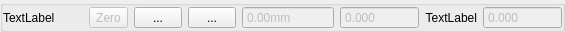
<?xml version="1.0" encoding="UTF-8"?>
<ui version="4.0">
 <class>Joint</class>
 <widget class="QWidget" name="Joint">
  <property name="geometry">
   <rect>
    <x>0</x>
    <y>0</y>
    <width>557</width>
    <height>32</height>
   </rect>
  </property>
  <property name="windowTitle">
   <string>Form</string>
  </property>
  <layout class="QHBoxLayout" name="horizontalLayout">
   <property name="spacing">
    <number>0</number>
   </property>
   <property name="leftMargin">
    <number>0</number>
   </property>
   <property name="topMargin">
    <number>0</number>
   </property>
   <property name="rightMargin">
    <number>0</number>
   </property>
   <property name="bottomMargin">
    <number>0</number>
   </property>
   <item>
    <widget class="QGroupBox" name="groupBox">
     <property name="title">
      <string/>
     </property>
     <layout class="QGridLayout" name="gridLayout">
      <property name="leftMargin">
       <number>0</number>
      </property>
      <property name="topMargin">
       <number>0</number>
      </property>
      <property name="rightMargin">
       <number>0</number>
      </property>
      <property name="bottomMargin">
       <number>0</number>
      </property>
      <item row="0" column="3">
       <widget class="QToolButton" name="singleAdd">
        <property name="minimumSize">
         <size>
          <width>48</width>
          <height>0</height>
         </size>
        </property>
        <property name="text">
         <string>...</string>
        </property>
        <property name="icon">
         <iconset resource="../../../res/res.qrc">
          <normaloff>:/res/image/icon/add.png</normaloff>:/res/image/icon/add.png</iconset>
        </property>
        <property name="iconSize">
         <size>
          <width>48</width>
          <height>24</height>
         </size>
        </property>
       </widget>
      </item>
      <item row="0" column="7">
       <widget class="QDoubleSpinBox" name="spinDelta">
        <property name="enabled">
         <bool>false</bool>
        </property>
        <property name="maximumSize">
         <size>
          <width>120</width>
          <height>16777215</height>
         </size>
        </property>
        <property name="frame">
         <bool>true</bool>
        </property>
        <property name="readOnly">
         <bool>true</bool>
        </property>
        <property name="buttonSymbols">
         <enum>QAbstractSpinBox::NoButtons</enum>
        </property>
        <property name="decimals">
         <number>3</number>
        </property>
        <property name="minimum">
         <double>-1000000.000000000000000</double>
        </property>
        <property name="maximum">
         <double>1000000.000000000000000</double>
        </property>
       </widget>
      </item>
      <item row="0" column="1">
       <widget class="QToolButton" name="btnZero">
        <property name="enabled">
         <bool>false</bool>
        </property>
        <property name="text">
         <string>Zero</string>
        </property>
        <property name="iconSize">
         <size>
          <width>24</width>
          <height>24</height>
         </size>
        </property>
       </widget>
      </item>
      <item row="0" column="2">
       <widget class="QToolButton" name="singleSub">
        <property name="minimumSize">
         <size>
          <width>48</width>
          <height>0</height>
         </size>
        </property>
        <property name="text">
         <string>...</string>
        </property>
        <property name="icon">
         <iconset resource="../../../res/res.qrc">
          <normaloff>:/res/image/icon/subtract.png</normaloff>:/res/image/icon/subtract.png</iconset>
        </property>
        <property name="iconSize">
         <size>
          <width>48</width>
          <height>24</height>
         </size>
        </property>
       </widget>
      </item>
      <item row="0" column="5">
       <widget class="QDoubleSpinBox" name="spinAbs">
        <property name="enabled">
         <bool>false</bool>
        </property>
        <property name="maximumSize">
         <size>
          <width>120</width>
          <height>16777215</height>
         </size>
        </property>
        <property name="frame">
         <bool>true</bool>
        </property>
        <property name="readOnly">
         <bool>true</bool>
        </property>
        <property name="buttonSymbols">
         <enum>QAbstractSpinBox::NoButtons</enum>
        </property>
        <property name="decimals">
         <number>3</number>
        </property>
        <property name="minimum">
         <double>-1000000.000000000000000</double>
        </property>
        <property name="maximum">
         <double>1000000.000000000000000</double>
        </property>
       </widget>
      </item>
      <item row="0" column="6">
       <widget class="QLabel" name="label_2">
        <property name="layoutDirection">
         <enum>Qt::LeftToRight</enum>
        </property>
        <property name="text">
         <string>TextLabel</string>
        </property>
        <property name="alignment">
         <set>Qt::AlignRight|Qt::AlignTrailing|Qt::AlignVCenter</set>
        </property>
       </widget>
      </item>
      <item row="0" column="8">
       <spacer name="horizontalSpacer">
        <property name="orientation">
         <enum>Qt::Horizontal</enum>
        </property>
        <property name="sizeHint" stdset="0">
         <size>
          <width>5</width>
          <height>20</height>
         </size>
        </property>
       </spacer>
      </item>
      <item row="0" column="0">
       <widget class="QLabel" name="label">
        <property name="sizePolicy">
         <sizepolicy hsizetype="Fixed" vsizetype="Preferred">
          <horstretch>0</horstretch>
          <verstretch>0</verstretch>
         </sizepolicy>
        </property>
        <property name="minimumSize">
         <size>
          <width>80</width>
          <height>0</height>
         </size>
        </property>
        <property name="maximumSize">
         <size>
          <width>80</width>
          <height>16777215</height>
         </size>
        </property>
        <property name="text">
         <string>TextLabel</string>
        </property>
       </widget>
      </item>
      <item row="0" column="4">
       <widget class="QDoubleSpinBox" name="spinDist">
        <property name="enabled">
         <bool>false</bool>
        </property>
        <property name="maximumSize">
         <size>
          <width>120</width>
          <height>16777215</height>
         </size>
        </property>
        <property name="readOnly">
         <bool>true</bool>
        </property>
        <property name="buttonSymbols">
         <enum>QAbstractSpinBox::NoButtons</enum>
        </property>
        <property name="suffix">
         <string>mm</string>
        </property>
        <property name="minimum">
         <double>-1000000.000000000000000</double>
        </property>
        <property name="maximum">
         <double>1000000.000000000000000</double>
        </property>
       </widget>
      </item>
     </layout>
    </widget>
   </item>
  </layout>
 </widget>
 <resources>
  <include location="../../../res/res.qrc"/>
 </resources>
 <connections/>
</ui>
